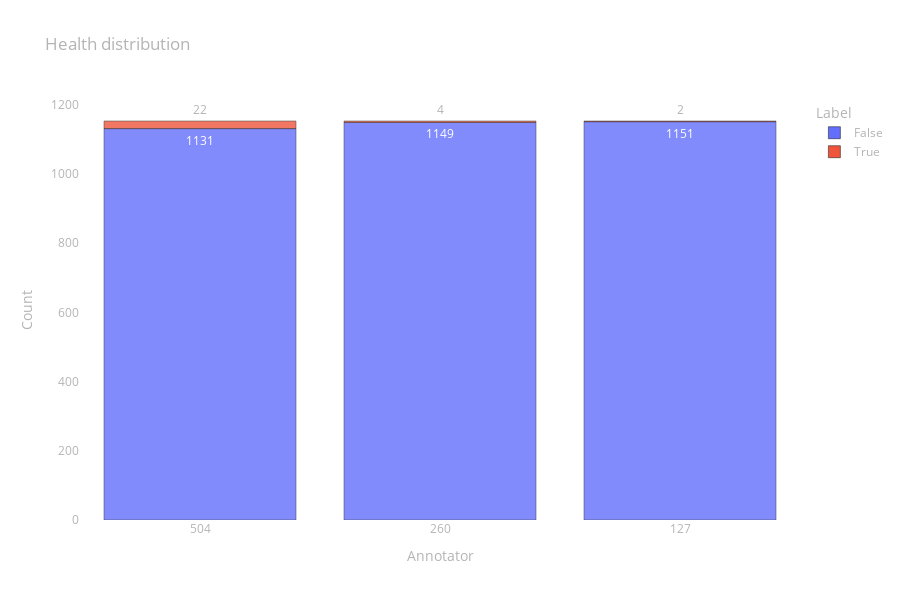

This figure's notebook cell:
### Code cell
fig = px.bar(
    data_frame=prepare_data_to_px(health),
    x="Annotator", y="Count", color="Label", opacity=0.8,
    height=600, text="Count", title="Health distribution")

fig.update_layout(layout)

fig.show()

### Figure 1 — Plotly figure (JSON) as saved in the notebook; plotly's stock layout.template omitted (floating-point values rounded to 4 significant figures)
{"data": [{"alignmentgroup": "True", "hovertemplate": "Label=False<br>Annotator=%{x}<br>Count=%{text}<extra></extra>", "legendgroup": "False", "marker": {"color": "#636efa", "opacity": 0.8, "pattern": {"shape": ""}}, "name": "False", "offsetgroup": "False", "orientation": "v", "showlegend": true, "text": [1131, 1149, 1151], "textposition": "auto", "type": "bar", "x": [504, 260, 127], "xaxis": "x", "y": [1131, 1149, 1151], "yaxis": "y"}, {"alignmentgroup": "True", "hovertemplate": "Label=True<br>Annotator=%{x}<br>Count=%{text}<extra></extra>", "legendgroup": "True", "marker": {"color": "#EF553B", "opacity": 0.8, "pattern": {"shape": ""}}, "name": "True", "offsetgroup": "True", "orientation": "v", "showlegend": true, "text": [22, 4, 2], "textposition": "auto", "type": "bar", "x": [504, 260, 127], "xaxis": "x", "y": [22, 4, 2], "yaxis": "y"}], "layout": {"barmode": "relative", "font": {"color": "rgb(180,180,180)"}, "height": 600, "legend": {"title": {"text": "Label"}, "tracegroupgap": 0}, "paper_bgcolor": "rgba(0,0,0,0)", "plot_bgcolor": "rgba(0,0,0,0)", "title": {"text": "Health distribution"}, "xaxis": {"anchor": "y", "domain": [0, 1], "showgrid": false, "title": {"text": "Annotator"}, "type": "category", "zeroline": false}, "yaxis": {"anchor": "x", "domain": [0, 1], "showgrid": false, "title": {"text": "Count"}, "zeroline": false}}}
